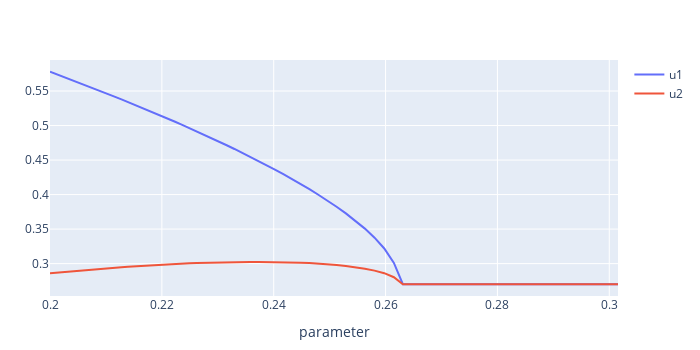

Notebook code cell kept with this figure:
### Code cell
include("../numerical_continuation.jl")
par_values, conditions = continuation(predprey, [1 1], 6, "b", 0.2:0.001:0.3, discretisation="shooting", method="pa")

# Create trace
u1 = scatter(
    x = par_values,
    y = conditions[:,1],
    mode="lines",
    name="u1",
    showlegend=true
    )
u2 = scatter(
    x = par_values,
    y = conditions[:,2],
    mode="lines",
    name="u2",
    showlegend=true
    )

layout = Layout(
    xaxis_title = "parameter",
    # yaxis_type="log",
    yaxis_exponentformat="power",
    # yaxis_title = "",
    width=700, height=350,
    )

plot([u1, u2], layout)
